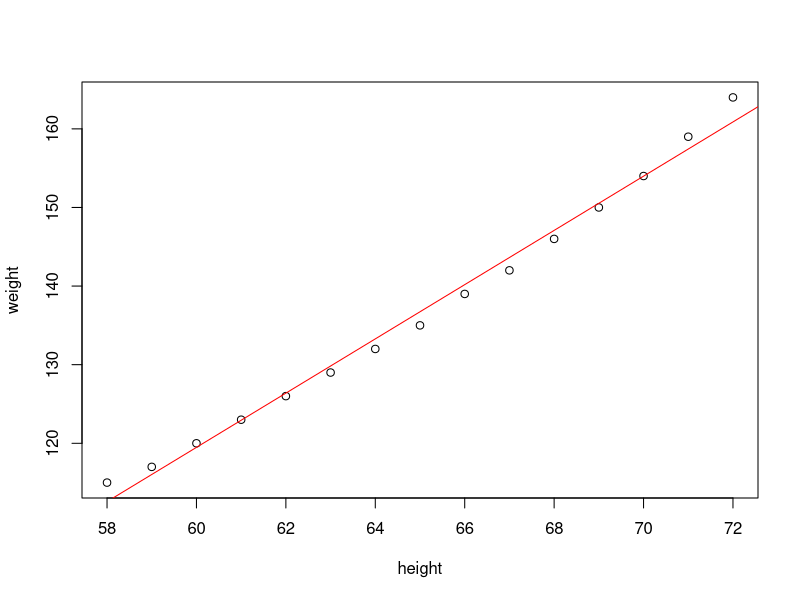
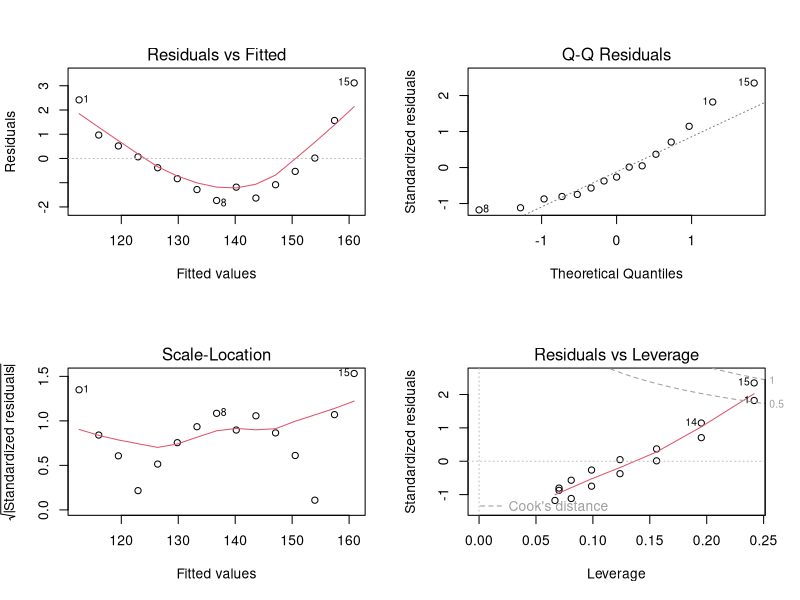
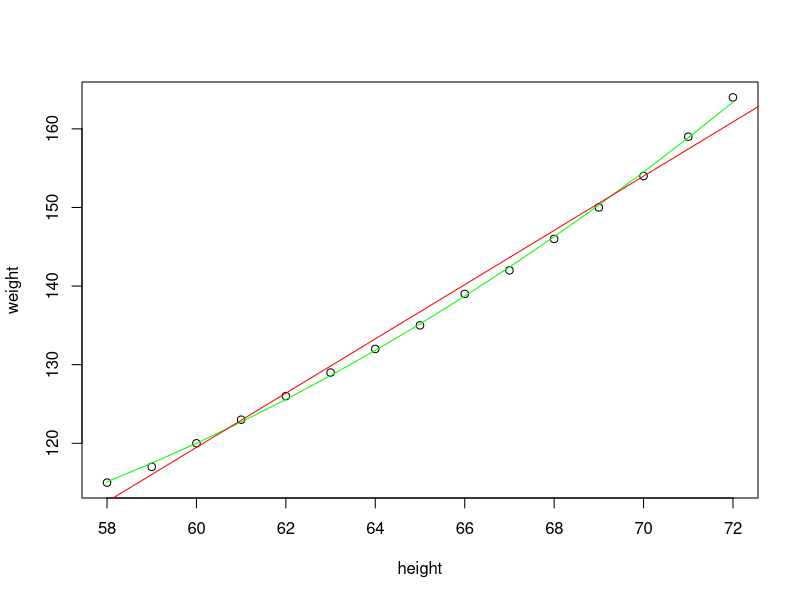
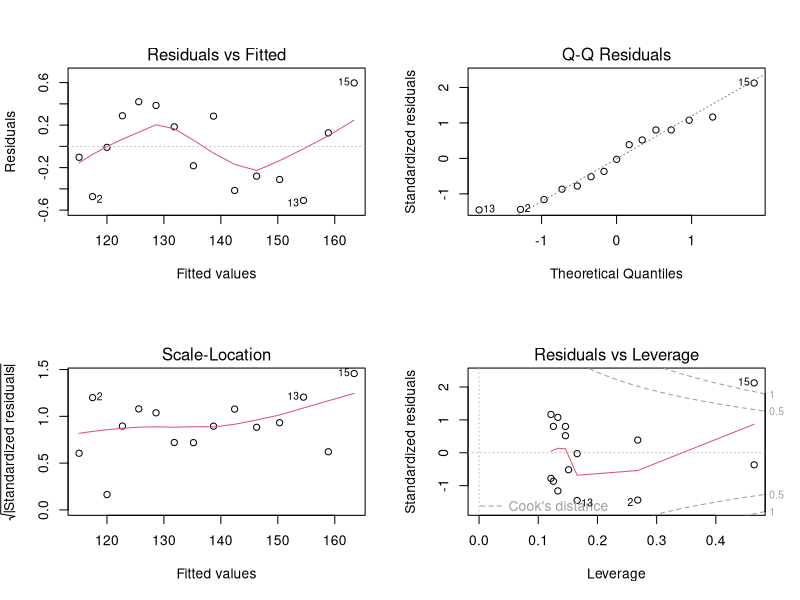
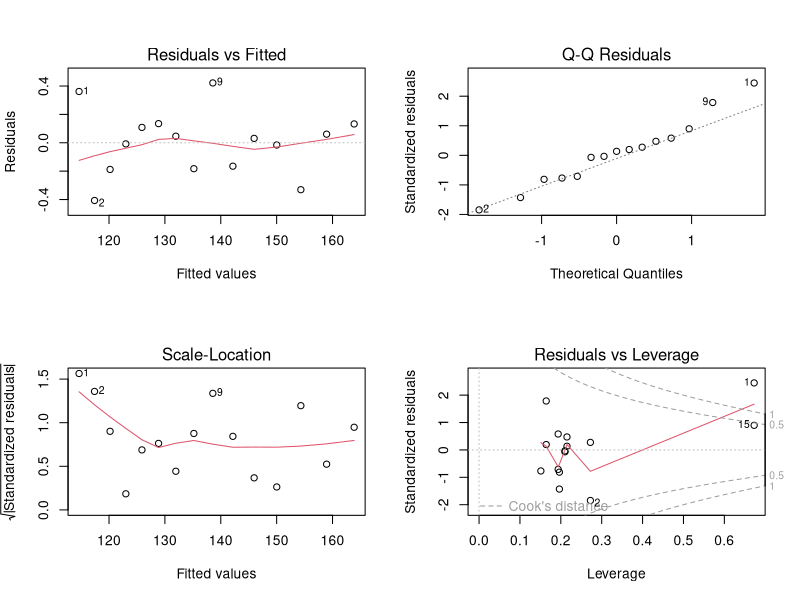

R code for these plots, in order:
# 3. Polynomial Regression (다항회귀-곡선형태) -------------------------------------------------------------------------
str(women) # height(inch), weight(lbs)

# 신장에 따른 몸무게 - liner model
plot(weight ~ height, data=women) # 실제로는 곡선형태 
fit <- lm(weight ~ height, data=women) # liner model 
abline(fit, col="red")

summary(fit)

par(mfrow = c(2,2))
plot(fit)
par(mfrow = c(1,1))

# 신장에 따른 몸무게 - polynomial model (2차식)
fit2 <- lm(weight ~ height + I(height^2), data=women)
plot(weight ~ height, data=women)
lines(women$height, fitted(fit2), col="green") # poly
abline(fit, col="red") # liner

summary(fit2)

par(mfrow=c(2,2))
plot(fit2)
par(mfrow=c(1,1))

# 신장에 따른 몸무게 - ployomial model (3차식)
fit3 <- lm(weight ~ height + I(height^2) + I(height^3), data=women)
summary(fit3)

par(mfrow=c(2,2))
plot(fit3)
par(mfrow=c(1,1))

# 두 개의 서로 다른 선형 회귀 모형의 성능을 비교할 때는 보통 다음과 같은 선택 기준을 사용한다.

# 1. 조정 결정 계수 (Adjusted determination coefficient)
# 2. AIC (Akaike Information Criterion) # AIC값이 작을수록 좋은(과소적합, 과대적합 하지 않는)모델 
# 3. BIC (Bayesian Information Criterion)


# Akaike’s Information Criterion 이란 무엇인가? [참고자료 https://chukycheese.github.io/statistics/aic/]

# Akaike’s Information Criterion(AIC; 아카이케 정보 기준) 은 여러 통계 모델들의 성능을 서로 비교할 수 있게 해준다. 
# 예를 들어, 개인의 낮은 사회경제학적 지위에 기여하는 변수가 어떤 것인지, 그리고 이 변수들이 어떻게 그 지위에 영향을 주는지 알고 싶다고 해보자. 
# 이를 분석하기 위해 교육수준, 가족 구성원의 수, 또는 장애 여부 등을 이용해서 여러 회귀 모형을 만들었다. 
# AIC 는 각각의 모델을 가지고 순위를 매겨서 최고부터 최악의 모형을 보여줄 수 있다. 
# “최고의” 모형은 과소적합(under-fit)을 하지도, 과대적합(over-fit)을 하지도 않는 모형일 것이다.
# 비록 AIC 가 한 집단에서 최고의 모형을 찾아주지만, 절대적인 성능에 대해서는 알려주지 못한다. 
# 다시 말하자면, 여러분이 만든 모든 모형의 성능이 낮다면, 성능이 좋지 않은 모형들 사이에서 그나마 나은 것을 선택한다는 것이다. 
# 그렇기 때문에 최고의 모형을 선택한 다음에는 그 모형에 속한 설명변수와 반응변수 사이의 관계를 찾아내기 위한 가설 검정을 실시하는 것을 고려해봐야 한다.

# Delta 점수(Scores)
# AIC 점수는 ΔAIC 점수나 Akaike 가중치들로 표현된다. 
# ΔAIC 는 최고의 성능을 가진 모형(ΔAIC 값이 0인)과 각 모델의 상대적 차이를 의미한다. 그 공식은 아래와 같다:

# ΔAIC=AICi−minAIC

#     AICi: i 번째 모델의 점수
#     min AIC: “최고의 성능”을 가진 모형의 점수
#     Burnham 과 Anderson(2003) 은 ΔAIC 점수를 해석하는 데에 다음과 같은 방법을 제안했다:

# ΔAIC < 2: 해당 모형이 맞다고 할 충분한 근거가 있다
# 3 < ΔAIC < 7: 해당 모형이 맞다고 할 근거가 충분하지는 않다
# ΔAIC > 10: 해당 모형이 맞다고 할 근거가 거의 없다

AIC(fit2)
AIC(fit3)

# Overfit 문제도 생각해야 한다 (training set : 70% test set : 30% )
